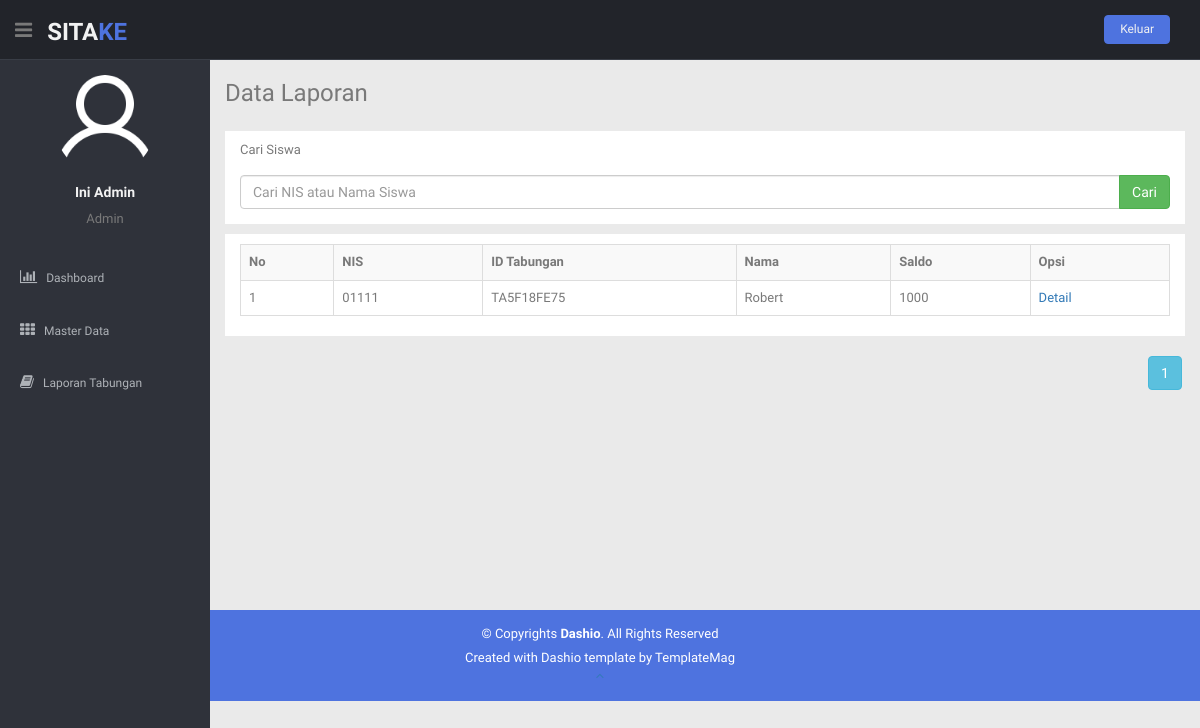
/paneladmin/laporan.php (signed in), run on the app's committed database.
### tables this page shows
CREATE TABLE `tabungan` (
  `id_tabungan` char(10) NOT NULL,
  `nis` char(15) NOT NULL,
  `saldo` varchar(100) NOT NULL
);

CREATE TABLE `siswa` (
  `nis` char(15) NOT NULL,
  `foto_siswa` varchar(200) NOT NULL,
  `nama_siswa` varchar(50) NOT NULL,
  `alamat_siswa` text NOT NULL,
  `jk_siswa` varchar(20) NOT NULL,
  `telepon_siswa` varchar(15) NOT NULL,
  `user_siswa` varchar(20) NOT NULL,
  `pass` varchar(50) NOT NULL,
  `level` varchar(10) NOT NULL
);

### paneladmin/laporan.php (the view, shortened to what this page needs)
<?php
include("includers/header.php");
include("includers/navbar.php");
include ("../koneksi/koneksi.php");
?>
<section id="main-content">
	<section class="wrapper site-min-height">
		<h3>Data Laporan</h3>
		<div class="row mt">
			<div class="col-lg-12">
				<div class="container-fluid" style="background-color: #fff; padding-top: 10px; margin-bottom: 10px">
					<form action="laporan.php" method="get">
						<div class="form-group">
							<label><p>Cari Siswa</p></label>
							<div class="input-group">
								<input type="text" class="form-control" name="cari" placeholder="Cari NIS atau Nama Siswa" autocomplete="off">
								<span class="input-group-btn">
									<input type="submit" class="btn btn-success btn-flat" value="Cari"></input>
								</span>
							</div>
						</div>
					</form>
				</div>
				<div class="container-fluid" style="background-color: #fff; padding-top: 10px; margin-bottom: 20px">
					<div class="table-responsive">
						<table class="table table-bordered table-hover table-striped">
							<tr>
								<th>No</th>
								<th>NIS</th>
								<th>ID Tabungan</th>
								<th>Nama</th>
								<th>Saldo</th>
								<th colspan="2">Opsi</th>
							</tr>
							<?php
							$tabungan = mysqli_query($koneksi,"SELECT A.nis, A.saldo, A.id_tabungan, B.nama_siswa FROM tabungan AS A INNER JOIN siswa AS B ON (A.nis = B.nis)");
							$banyak = mysqli_num_rows($tabungan);
							$mulai = 0;
							$tujuan = 5;
							$page = ceil($banyak / $tujuan);
							if(isset($_GET['halaman'])) {
								$hal = $_GET['halaman'];
								$mulai = ($hal*$tujuan)-$tujuan;
							} else {
								$mulai = 0;
							}
							if(isset($_GET['cari'])){
								$cari = $_GET['cari'];
								$query = mysqli_query($koneksi,"SELECT A.nis, A.saldo, A.id_tabungan, B.nama_siswa FROM tabungan AS A INNER JOIN siswa AS B ON (A.nis = B.nis) WHERE B.nama_siswa LIKE '%$cari%' OR A.nis LIKE '%$cari%' ORDER BY nis");
							}else{
								$query = mysqli_query($koneksi,"SELECT A.nis, A.saldo, A.id_tabungan, B.nama_siswa FROM tabungan AS A INNER JOIN siswa AS B ON (A.nis = B.nis) ORDER BY nis limit $mulai,$tujuan");
							}
							if(mysqli_num_rows($query) == 0){
								echo '<tr><td colspan="7"><center>Tidak ada data!</center></td></tr>';
							}else{
								$no = 1+$mulai;
								while ($data = mysqli_fetch_assoc($query)) {
									echo "<tr>";
									echo "<td>$no</td>";
									echo "<td>".$data['nis']."</td>";
									echo "<td>".$data['id_tabungan']."</td>";
									echo "<td>".$data['nama_siswa']."</td>";
									echo "<td>".$data['saldo']."</td>";
									echo "<td>";
									echo "<a href='detail-laporan.php?id_tabungan=".$data['id_tabungan']."'>Detail</a>";
									echo "</td>";
									echo "</tr>";
									$no++;
								}
							}
							?>
						</table>
					</div>
				</div>
				<div style="text-align: right;">
					<?php
					for ($i=1; $i <= $page; $i++) {
						echo '<a class="btn btn-info btn-md"  href="?halaman='.$i.'">'.$i.'</a>';
					}
					?>
				</div>
			</div>
		</div>
	</section>
</section>
<?php
include("includers/footer.php");
?>

### paneladmin/includers/navbar.php (shortened to what this page needs)
<header class="header black-bg">
  <div class="sidebar-toggle-box">
    <div class="fa fa-bars tooltips" data-placement="right" data-original-title="Toggle Navigation"></div>
  </div>
  <a href="index.php" class="logo"><b>SITA<span>KE</span></b></a>
  <div class="top-menu">
    <ul class="nav pull-right top-menu">
      <li><button class="logout" type="submit" onClick='return confirmSubmit()'>Keluar</button></li>
    </ul>
  </div>
</header>
<aside>
  <div id="sidebar" class="nav-collapse ">
    <ul class="sidebar-menu" id="nav-accordion">
      <p class="centered"><a href="profile.html"><img src="img/user.png" class="img-circle" width="100px" height="100px" ></a></p>
      <?php
      include '../koneksi/koneksi.php';
      $idadmin = $_SESSION['idadmin'];
      $data = mysqli_query($koneksi,"SELECT * FROM admin where id_admin='$idadmin'");
      $query = mysqli_fetch_array($data);
      echo "<h5 class='centered'>".$query['nama_admin']."</h5>";
      echo "<p class='centered'>".$query['level']."</p>";
      ?>
      <li class="mt">
        <a href="index.php">
          <i class="fa fa-bar-chart-o"></i>
          <span>Dashboard</span>
        </a>
      </li>
      <li class="sub-menu">
        <a href="javascript:;">
          <i class="fa fa-th"></i>
          <span>Master Data</span>
        </a>
      </li>
      <li>
        <a href="laporan.php">
          <i class="fa fa-book"></i>
          <span>Laporan Tabungan</span>
        </a>
      </li>
    </ul>
  </div>
</aside>

### paneladmin/css/style.css (style rules this page uses)
body { color: #797979; background: #eaeaea; font-family: 'Ruda', sans-serif; padding: 0px !important; margin: 0px !important; font-size:13px; }
ul li { list-style: none; }
a, a:hover, a:focus { text-decoration: none; outline: none; }
.centered { text-align: center; }
.mt { margin-top: 25px; }
ul.top-menu > li > .logout { color: #f2f2f2; font-size: 12px; border-radius: 4px; -webkit-border-radius: 4px; border: 1px solid #4e73df !important; padding: 5px 15px; margin-right: 15px; background: #4e73df; margin-top: 15px; }
#sidebar { width: 210px; height: 100%; position: fixed; background: #2f323a; }
#sidebar h5 { color: #f2f2f2; font-weight: 700; }
#sidebar ul li { position: relative; }
ul.sidebar-menu , ul.sidebar-menu li ul.sub { margin: -2px 0 0; padding: 0; }
ul.sidebar-menu { margin-top: 75px; }
ul.sidebar-menu li { margin-bottom: 5px; margin-left:10px; margin-right:10px; }
ul.sidebar-menu li.sub-menu { line-height: 15px; }
ul.sidebar-menu li a span { display: inline-block; }
ul.sidebar-menu li a { color: #aeb2b7; text-decoration: none; display: block; padding: 15px 0 15px 10px; font-size: 12px; outline: none; -webkit-transition: all 0.3s ease; -moz-transition: all 0.3s ease; -o-transition: all 0.3s ease; -ms-transition: all 0.3s ease; transition: all 0.3s ease; }
ul.sidebar-menu li a i { font-size: 15px; padding-right: 6px; }
#main-content { margin-left: 210px; }
.header, .footer { min-height: 60px; padding: 0 15px; }
.header { position: fixed; left: 0; right: 0; z-index: 1002; }
.black-bg { background: #22242a; border-bottom: 1px solid #393d46; }
.wrapper { display: inline-block; margin-top: 60px; padding-left: 15px; padding-right: 15px; padding-bottom: 15px; padding-top: 0px; width: 100%; }
a.logo { font-size: 24px; color: #f2f2f2; float: left; margin-top: 15px; text-transform: uppercase; }
a.logo b { font-weight: 900; }
a.logo span { color: #4e73df; }
#top_menu .nav > li, ul.top-menu > li { float: left; }
.sidebar-toggle-box { float: left; padding-right: 15px; margin-top: 20px; }
.sidebar-toggle-box .fa-bars { cursor: pointer; display: inline-block; font-size: 20px; }
label { font-weight: 400; }
.site-min-height { min-height: 550px; }

### data on the page
tabungan: nis "01111", id_tabungan "TA5F18FE75", nis.nama_siswa "Robert", saldo "1000"

### other printed values
$query['nama_admin'] "Ini Admin"
$query['level'] "Admin"
